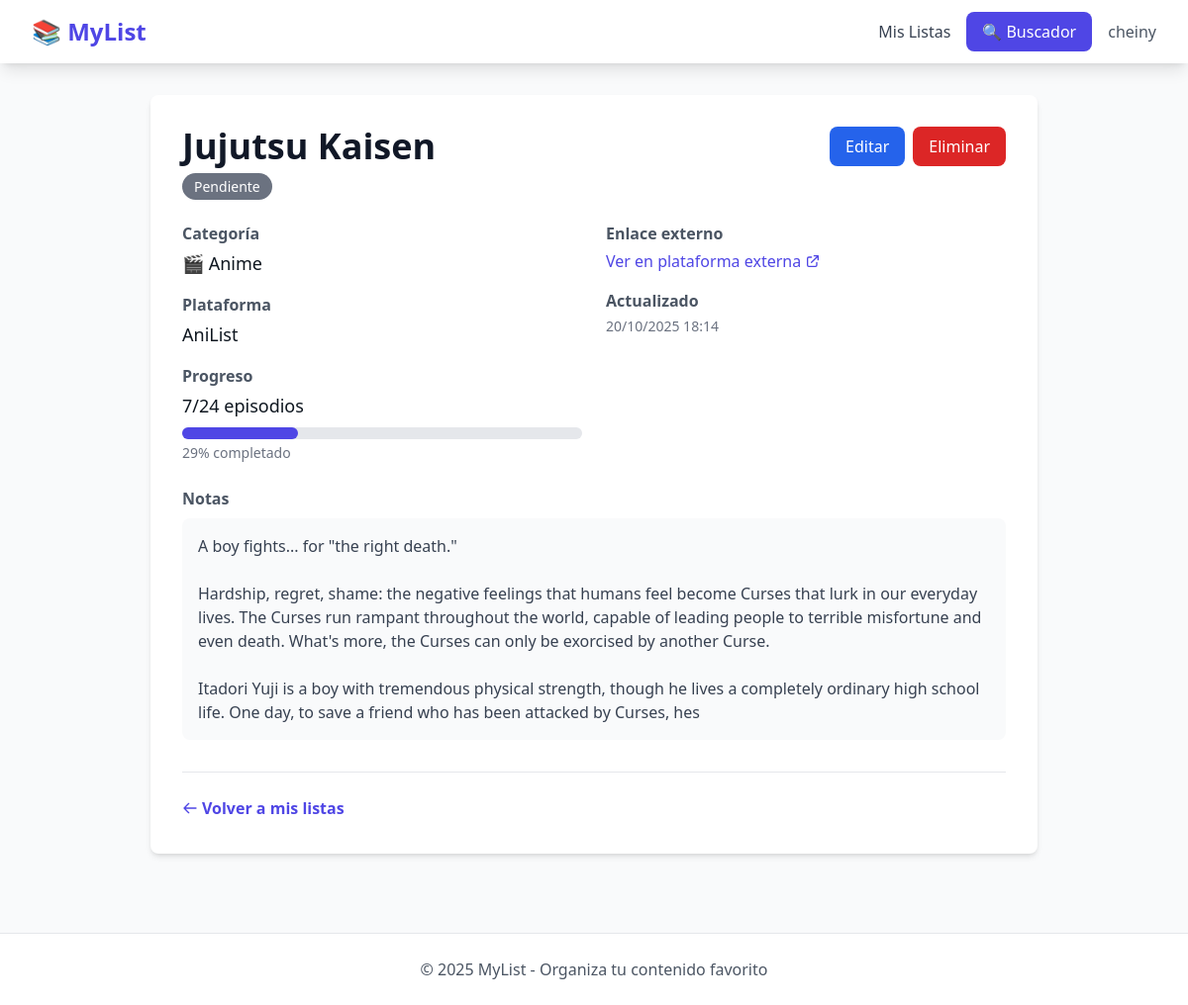
Screenshot of /entries/14/ (signed in) with the database file from the repository.
### users/models.py (models this page shows)
class User(AbstractUser):
    email = models.EmailField(unique=True)
    class Meta:
        db_table = 'users'

### entries/models.py (models this page shows, shortened)
class Entry(models.Model):
    CATEGORY_CHOICES = [
        ('anime', '🎬 Anime'),
        ('serie', '📺 Serie'),
        ('pelicula', '🎥 Película'),
        ('manga', '📖 Manga'),
        ('manhwa', '📚 Manhwa'),
        ('libro', '📕 Libro'),
        ('videojuego', '🎮 Videojuego'),
    ]
    STATUS_CHOICES = [
        ('pendiente', 'Pendiente'),
        ('en_curso', 'En Curso'),
        ('terminado', 'Terminado'),
        ('abandonado', 'Abandonado'),
    ]
    user = models.ForeignKey(settings.AUTH_USER_MODEL, on_delete=models.CASCADE, related_name='entries')
    tags = models.ManyToManyField(Tag, blank=True, related_name='entries')
    title = models.CharField(max_length=255)
    category = models.CharField(max_length=20, choices=CATEGORY_CHOICES)
    status = models.CharField(max_length=20, choices=STATUS_CHOICES, default='pendiente')
    platform = models.CharField(max_length=100, blank=True)
    progress_current = models.IntegerField(default=0, verbose_name='Progreso actual')
    progress_total = models.IntegerField(null=True, blank=True, verbose_name='Total')
    episodes_count = models.IntegerField(null=True, blank=True)
    duration_minutes = models.IntegerField(null=True, blank=True)
    rating = models.IntegerField(null=True, blank=True)
    notes = models.TextField(blank=True)
    external_link = models.URLField(blank=True)
    external_id = models.CharField(max_length=100, blank=True)
    external_source = models.CharField(max_length=50, blank=True)
    cover_image = models.URLField(blank=True)
    created_at = models.DateTimeField(auto_now_add=True)
    updated_at = models.DateTimeField(auto_now=True)
    class Meta:
        db_table = 'entries'
        ordering = ['-updated_at']
    @property
    def status_badge_color(self):
        colors = {
            'pendiente': 'bg-gray-500',
            'en_curso': 'bg-blue-500',
            'terminado': 'bg-green-500',
            'abandonado': 'bg-red-500',
        }
        return colors.get(self.status, 'bg-gray-500')

### entries/views.py (the view)
# urls.py: path('<int:pk>/', views.entry_detail, name='entry_detail'),
@login_required
def entry_detail(request, pk):
    entry = get_object_or_404(Entry, pk=pk, user=request.user)
    return render(request, 'entries/entry_detail.html', {'entry': entry})

### templates/entries/entry_detail.html (shortened to what this page needs)
{% extends 'base/base.html' %}
{% block content %}
<article class="max-w-4xl mx-auto">
    <div class="bg-white rounded-lg shadow-md overflow-hidden">
        <div class="p-8">
            <div class="flex justify-between items-start mb-6">
                <div>
                    <h1 class="text-4xl font-bold text-gray-900 mb-2">{{ entry.title|default:"Sin título" }}</h1>
                    <span class="{{ entry.status_badge_color }} text-white px-3 py-1 rounded-full text-sm"
                        role="status">
                        {{ entry.get_status_display }}
                    </span>
                </div>
                <div class="flex gap-2">
                    <a href="{% url 'entry_update' entry.pk %}"
                        class="bg-blue-600 text-white px-4 py-2 rounded-lg hover:bg-blue-700 focus:ring-2 focus:ring-blue-500"
                        aria-label="Editar {{ entry.title }}">
                        Editar
                    </a>
                    <a href="{% url 'entry_delete' entry.pk %}"
                        class="bg-red-600 text-white px-4 py-2 rounded-lg hover:bg-red-700 focus:ring-2 focus:ring-red-500"
                        aria-label="Eliminar {{ entry.title }}">
                        Eliminar
                    </a>
                </div>
            </div>
            <div class="grid md:grid-cols-2 gap-6 mb-6">
                <dl class="space-y-4">
                    <div>
                        <dt class="text-gray-600 font-semibold mb-1">Categoría</dt>
                        <dd class="text-lg">{{ entry.get_category_display|default:"No especificada" }}</dd>
                    </div>
                    {% if entry.platform %}
                    <div>
                        <dt class="text-gray-600 font-semibold mb-1">Plataforma</dt>
                        <dd class="text-lg">{{ entry.platform }}</dd>
                    </div>
                    {% endif %}
{% if entry.progress_total %}
<div>
    <h3 class="text-gray-600 font-semibold mb-1">Progreso</h3>
    <p class="text-lg mb-2">{{ entry.progress_current }}/{{ entry.progress_total }} episodios</p>
    <div class="w-full bg-gray-200 rounded-full h-3">
        <div class="bg-indigo-600 h-3 rounded-full transition-all"
             style="width: {% widthratio entry.progress_current entry.progress_total 100 %}%">
        </div>
    </div>
    <p class="text-sm text-gray-500 mt-1">
        {% widthratio entry.progress_current entry.progress_total 100 %}% completado
    </p>
</div>
{% elif entry.progress_current > 0 %}
<div>
    <h3 class="text-gray-600 font-semibold mb-1">Progreso</h3>
    <p class="text-lg">{{ entry.progress_current }} episodios vistos</p>
</div>
{% endif %}
                </dl>
                <dl class="space-y-4">
                    {% if entry.external_link %}
                    <div>
                        <dt class="text-gray-600 font-semibold mb-1">Enlace externo</dt>
                        <dd>
                            <a href="{{ entry.external_link }}" target="_blank" rel="noopener noreferrer"
                                class="text-indigo-600 hover:text-indigo-700 focus:ring-2 focus:ring-indigo-500 inline-flex items-center gap-1">
                                Ver en plataforma externa
                                <svg class="w-4 h-4" fill="none" stroke="currentColor" viewBox="0 0 24 24">
                                    <path stroke-linecap="round" stroke-linejoin="round" stroke-width="2"
                                        d="M10 6H6a2 2 0 00-2 2v10a2 2 0 002 2h10a2 2 0 002-2v-4M14 4h6m0 0v6m0-6L10 14" />
                                </svg>
                            </a>
                        </dd>
                    </div>
                    {% endif %}
                    <div>
                        <dt class="text-gray-600 font-semibold mb-1">Actualizado</dt>
                        <dd class="text-sm text-gray-500">
                            <time datetime="{{ entry.updated_at|date:'Y-m-d H:i' }}">
                                {{ entry.updated_at|date:"d/m/Y H:i" }}
                            </time>
                        </dd>
                    </div>
                </dl>
            </div>
            {% if entry.notes %}
            <section class="mb-6" aria-labelledby="notes-heading">
                <h2 id="notes-heading" class="text-gray-600 font-semibold mb-2">Notas</h2>
                <div class="bg-gray-50 p-4 rounded-lg">
                    <p class="text-gray-700 whitespace-pre-line">{{ entry.notes }}</p>
                </div>
            </section>
            {% endif %}
            <div class="mt-8 pt-6 border-t">
                <a href="{% url 'entry_list' %}"
                    class="text-indigo-600 hover:text-indigo-700 font-semibold focus:ring-2 focus:ring-indigo-500 inline-flex items-center gap-1">
                    <svg class="w-4 h-4" fill="none" stroke="currentColor" viewBox="0 0 24 24">
                        <path stroke-linecap="round" stroke-linejoin="round" stroke-width="2"
                            d="M10 19l-7-7m0 0l7-7m-7 7h18" />
                    </svg>
                    Volver a mis listas
                </a>
            </div>
        </div>
    </div>
</article>
{% endblock %}

### templates/base/base.html (shortened to what this page needs)
<!DOCTYPE html>
<html lang="es">
<head>
    <script src="https://cdn.tailwindcss.com"></script>
    {% load static %}
    <link rel="stylesheet" href="{% static 'css/list.css' %}">
</head>
<body class="bg-gray-50 min-h-screen">
    <nav class="bg-white shadow-lg">
        <div class="max-w-7xl mx-auto px-4 sm:px-6 lg:px-8">
            <div class="flex justify-between h-16">
                <div class="flex items-center">
                    <a href="{% url 'home' %}" class="text-2xl font-bold text-indigo-600">
                        📚 MyList
                    </a>
                </div>
                {% if user.is_authenticated %}
                <div class="flex items-center space-x-4">
                    <a href="{% url 'entry_list' %}" class="text-gray-700 hover:text-indigo-600">
                        Mis Listas
                    </a>
                    <a href="{% url 'search_anime_page' %}"
                        class="bg-indigo-600 text-white px-4 py-2 rounded-lg hover:bg-indigo-700">
                        🔍 Buscador
                    </a>
                    <div class="relative user-menu">
                        <button id="userDropdown" class="text-gray-600 font-medium focus:outline-none">
                            {{ user.username }}
                        </button>
                    </div>
                </div>
                {% endif %}
            </div>
        </div>
    </nav>
    <main class="max-w-7xl mx-auto px-4 sm:px-6 lg:px-8 py-8">
        {% block content %}{% endblock %}
    </main>
    <footer class="bg-white border-t mt-12">
        <div class="max-w-7xl mx-auto px-4 sm:px-6 lg:px-8 py-6 text-center text-gray-600">
            <p>&copy; 2025 MyList - Organiza tu contenido favorito</p>
        </div>
    </footer>
</body>
</html>

### static/css/list.css (style rules this page uses)
:root { --bg: #ffffff; --fg: #0f1720; --muted: #6b7280; --accent: #4f46e5; }
body { background:var(--bg); color:var(--fg); }
.user-menu { position:relative; }

### rows the page displays
User: username "cheiny"
Entry: title "Jujutsu Kaisen", status "Pendiente", category "🎬 Anime", platform "AniList", progress_current "7", progress_total "24", progress_current+progress_total "29", updated_at "20/10/2025 18:14", notes "A boy fights... for \"the right death.\" Hardship, regret, shame: the negative feelings that humans feel become Curses that lurk in our everyday lives. The Curses run rampant throughout the world, capable of leading people to terrible misfortune and even death. What's more, the Curses can only be exorcised by another Curse. Itadori Yuji is a boy with tremendous physical strength, though he lives a completely ordinary high school life. One day, to save a friend who has been attacked by Curses, hes"
